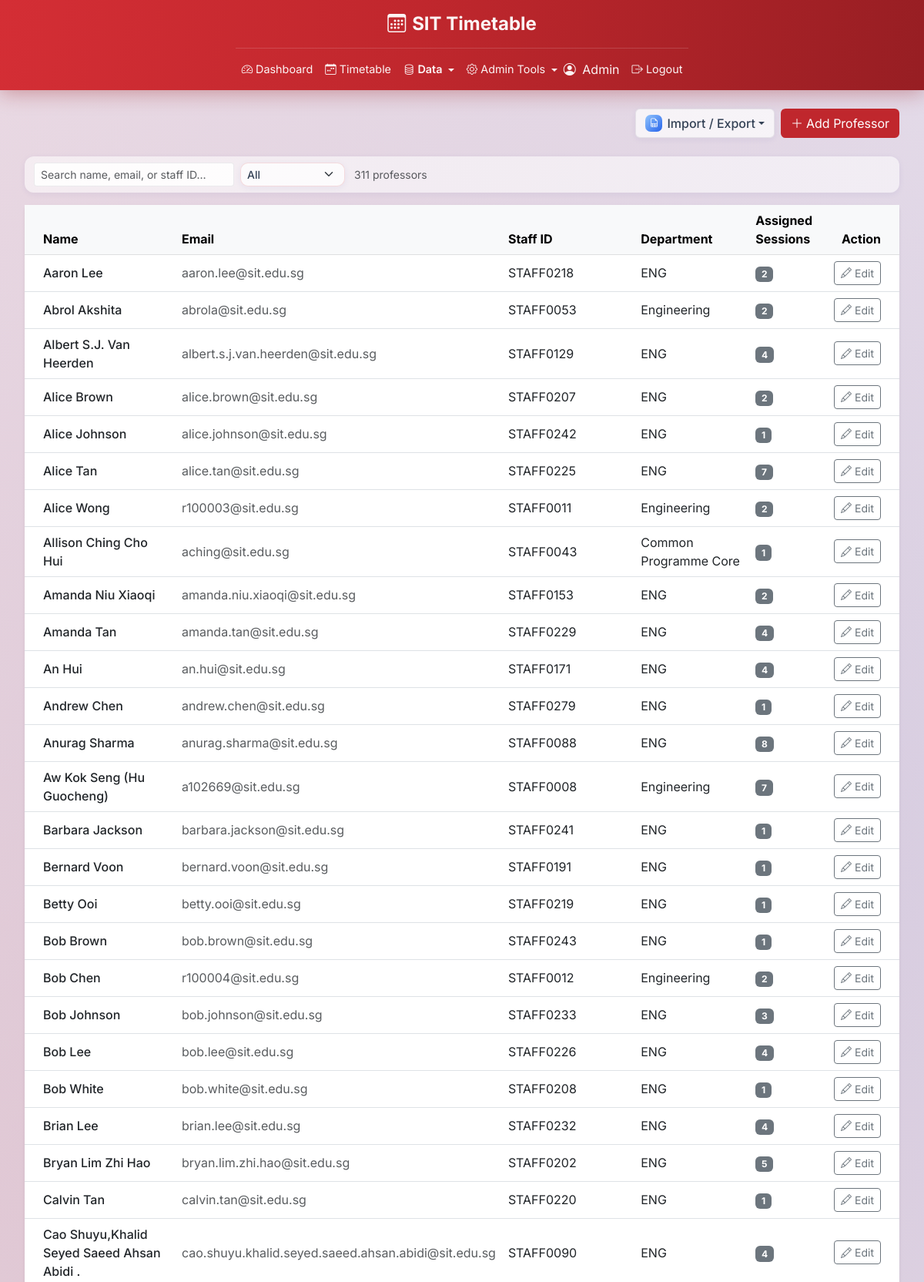
The page /admin/professors (signed in, upper part) on the database its author committed.
### app/models/user.py (models this page shows, shortened)
class User(UserMixin, db.Model):
    __tablename__ = 'users'
    id = db.Column(db.Integer, primary_key=True)
    name = db.Column(db.String(100), nullable=False)
    email = db.Column(db.String(120), unique=True, nullable=False)
    password_hash = db.Column(db.String(256), nullable=False)
    role = db.Column(db.Enum('admin', 'professor', 'student'), nullable=False)
    student_group_id = db.Column(
        db.Integer,
        db.ForeignKey('student_groups.id', ondelete='SET NULL'),
        nullable=True,
    )
    student_group = db.relationship('StudentGroup', foreign_keys=[student_group_id])

### app/models/professor.py (models this page shows, shortened)
class Professor(db.Model):
    __tablename__ = 'professors'
    id = db.Column(db.Integer, primary_key=True)
    user_id = db.Column(db.Integer, db.ForeignKey('users.id'), nullable=False, unique=True)
    staff_id = db.Column(db.String(20), unique=True, nullable=False)    # e.g. 'P001'
    department = db.Column(db.String(100), nullable=False)              # e.g. 'Supply Chain & Logistics'
    user = db.relationship('User', backref=db.backref('professor_profile', uselist=False))

### app/routes/admin.py (the view)
@admin_bp.route('/professors')
@login_required
def professors():
    all_professors = (Professor.query
                      .join(Professor.user)
                      .order_by(User.name)
                      .all())
    return render_template('admin/professors.html', professors=all_professors)

### app/models/user.py (called while the page is built)
@login_manager.user_loader
def load_user(user_id):
    return User.query.get(int(user_id))

### app/routes/admin.py (called while the page is built)
@admin_bp.before_request
@login_required
def require_admin():
    if not current_user.is_authenticated:
        return redirect(url_for('auth.login'))
    if current_user.role != 'admin':
        abort(403)

### app/templates/admin/professors.html (shortened to what this page needs)
{% extends 'base.html' %}
{% block content %}
<div class="d-flex justify-content-end align-items-center mb-4">
    <div class="d-flex gap-2">
        <div class="btn-group action-dropdown">
            <button type="button" class="btn dropdown-toggle" data-bs-toggle="dropdown">
                <span class="icon-chip icon-chip-blue"><i class="bi bi-file-earmark-spreadsheet"></i></span>Import / Export
            </button>
        </div>
        <a href="{{ url_for('admin.professor_add') }}" class="btn text-white" style="background-color:#c0272d;">
            <i class="bi bi-plus-lg me-1"></i>Add Professor
        </a>
    </div>
</div>
<div class="filter-bar mb-3 d-flex flex-wrap gap-2 align-items-center">
    <input type="text" id="prof-search" class="form-control form-control-sm" style="max-width:260px;"
           placeholder="Search name, email, or staff ID…" oninput="applyProfFilters()">
    <select class="form-select form-select-sm select-glass" style="width:auto;" aria-label="Assignment filter"
            onchange="setProfFilter('assigned', this.value)">
        <option value="all">All</option>
    </select>
    <span id="prof-count" class="text-muted small ms-1"></span>
</div>
<div class="card border-0 shadow-sm">
    <div class="card-body p-0">
        {% if professors %}
        <table class="table table-hover align-middle mb-0">
            <thead class="table-light">
                <tr>
                    <th class="ps-4">Name</th>
                    <th>Email</th>
                    <th>Staff ID</th>
                    <th>Department</th>
                    <th>Assigned Sessions</th>
                    <th class="text-end pe-4">Action</th>
                </tr>
            </thead>
            <tbody>
                {% for prof in professors %}
                {% set session_count = prof.session_assignments | length %}
                <tr data-assigned="{{ 'yes' if session_count > 0 else 'no' }}">
                    <td class="ps-4 fw-medium">{{ prof.user.name }}</td>
                    <td class="text-muted">{{ prof.user.email }}</td>
                    <td>{{ prof.staff_id }}</td>
                    <td>{{ prof.department }}</td>
                    <td>
                        {% if session_count == 0 %}
                            <span class="text-muted small">None assigned</span>
                        {% else %}
                            <span class="badge bg-secondary">{{ session_count }}</span>
                        {% endif %}
                    </td>
                    <td class="text-end pe-4">
                        <a href="{{ url_for('admin.professor_edit', professor_id=prof.id) }}"
                           class="btn btn-sm btn-outline-secondary">
                            <i class="bi bi-pencil me-1"></i>Edit
                        </a>
                    </td>
                </tr>
                {% endfor %}
            </tbody>
        </table>
        {% endif %}
    </div>
</div>
{% endblock %}

### app/templates/base.html (shortened to what this page needs)
<!DOCTYPE html>
<html lang="en">
<head>
    <link href="https://cdn.jsdelivr.net/npm/bootstrap@5.3.0/dist/css/bootstrap.min.css" rel="stylesheet">
    <link href="https://cdn.jsdelivr.net/npm/bootstrap-icons@1.10.5/font/bootstrap-icons.css" rel="stylesheet">
</head>
<body>
    <nav class="navbar navbar-expand-lg navbar-sit p-0">
        <div class="app-container">
            <div class="d-flex justify-content-center py-2 border-bottom" style="border-color: rgba(255,255,255,0.15) !important;">
                <a class="navbar-brand fw-bold fs-4 m-0 d-flex align-items-center" href="#">
                    <i class="bi bi-calendar3 me-2"></i>SIT Timetable
                </a>
            </div>
            <div class="d-flex align-items-center py-2">
            <div class="collapse navbar-collapse" id="navbarMain">
                <ul class="navbar-nav me-auto mb-2 mb-lg-0">
                    {% if current_user.is_authenticated %}
                        {% if current_user.role == 'admin' %}
                            {% set data_active = request.endpoint and (
                                request.endpoint.startswith('admin.course') or
                                request.endpoint.startswith('admin.professor') or
                                request.endpoint.startswith('admin.student') or
                                request.endpoint.startswith('admin.room')
                            ) %}
                            {% set tools_active = request.endpoint in ('admin.declarations', 'admin.timetable_flags',
                                'admin.data_import', 'admin.audit_log', 'admin.system_info', 'admin.constraint_settings')
                                or (request.endpoint and 'event' in request.endpoint) %}
                            <li class="nav-item">
                                <a class="nav-link {% if request.endpoint == 'admin.dashboard' %}active{% endif %}"
                                   href="{{ url_for('admin.dashboard') }}">
                                    <i class="bi bi-speedometer2 me-1"></i>Dashboard
                                </a>
                            </li>
                            <li class="nav-item">
                                <a class="nav-link {% if request.endpoint == 'admin.timetable' %}active{% endif %}"
                                   href="{{ url_for('admin.timetable') }}">
                                    <i class="bi bi-calendar-week me-1"></i>Timetable
                                </a>
                            </li>
                            <li class="nav-item dropdown">
                                <a class="nav-link dropdown-toggle {% if data_active %}active{% endif %}"
                                   href="#" role="button" data-bs-toggle="dropdown">
                                    <i class="bi bi-database me-1"></i>Data
                                </a>
                            </li>
                            <li class="nav-item dropdown">
                                <a class="nav-link dropdown-toggle {% if tools_active %}active{% endif %}"
                                   href="#" role="button" data-bs-toggle="dropdown" style="position: relative;">
                                    <i class="bi bi-gear me-1"></i>Admin Tools
                                </a>
                            </li>
                        {% endif %}
                    {% endif %}
                </ul>
                {% if current_user.is_authenticated %}
                <ul class="navbar-nav ms-auto align-items-center">
                    <li class="nav-item me-2">
                        <span class="navbar-text">
                            <i class="bi bi-person-circle me-1"></i>
                            {{ current_user.name }}
                        </span>
                    </li>
                    <li class="nav-item">
                        <form method="POST" action="{{ url_for('auth.logout') }}" class="m-0">
                            <button type="submit" class="nav-link btn btn-link border-0">
                                <i class="bi bi-box-arrow-right me-1"></i>Logout
                            </button>
                        </form>
                    </li>
                </ul>
                {% endif %}
            </div>
            </div>
        </div>
    </nav>
    <main class="app-container my-4">
        {% block content %}{% endblock %}
    </main>
</body>
</html>

### app/templates/base.html (style rules this page uses)
:root { --bs-body-font-family: 'Inter', -apple-system, BlinkMacSystemFont, 'Segoe UI', Roboto, Helvetica, Arial, sans-serif; --bs-font-sans-serif: 'Inter', -apple-system, BlinkMacSystemFont, 'Segoe UI', Roboto, Helvetica, Arial, sans-serif; }
.btn { white-space: nowrap; }
.navbar-sit { background: linear-gradient(100deg, #d42e35 0%, #c0272d 45%, #971e23 100%); box-shadow: 0 4px 24px rgba(150, 20, 25, 0.35); }
.navbar-sit .navbar-brand, .navbar-sit .nav-link, .navbar-sit .navbar-text { color: rgba(255, 255, 255, 0.95) !important; }
.navbar-sit .nav-link.active { font-weight: 600; }
.navbar-sit .nav-link { font-size: 0.9rem; padding-left: 0.7rem; padding-right: 0.7rem; }
.navbar-sit .dropdown-toggle::after { vertical-align: 0.15em; }
.app-container { max-width: 1600px; margin-left: auto; margin-right: auto; padding-left: 2rem; padding-right: 2rem; }
body { background: radial-gradient(circle at 12% 18%, rgba(192, 39, 45, 0.16) 0%, transparent 38%), radial-gradient(circle at 88% 12%, rgba(37, 99, 235, 0.14) 0%, transparent 40%), radial-gradient(circle at 25% 85%, rgba(147, 51, 234, 0.11) 0%, transparent 42%), radial-gradient(circle at 90% 80%, rgba(22, 163, 74, 0.10) 0%, transparent 40%), linear-gradient(135deg, #fdf2f2 0%, #f3f4f8 45%, #eef4fb 100%); background-attachment: fixed; min-height: 100vh; }
.select-glass { background-color: rgba(255, 255, 255, 0.75); border: 1px solid rgba(192, 39, 45, 0.15); border-radius: 10px; font-weight: 500; color: #334155; box-shadow: 0 2px 8px rgba(31, 38, 135, 0.06); transition: border-color 0.15s ease, box-shadow 0.15s ease, background-color 0.15s ease; }
.action-dropdown .btn { display: inline-flex; align-items: center; background: rgba(255, 255, 255, 0.7); border: 1px solid rgba(15, 23, 42, 0.08); color: #334155; font-weight: 500; box-shadow: 0 2px 8px rgba(31, 38, 135, 0.06); transition: background 0.15s ease, box-shadow 0.15s ease, transform 0.15s ease; }
.icon-chip { flex-shrink: 0; display: inline-flex; align-items: center; justify-content: center; width: 22px; height: 22px; border-radius: 7px; margin-right: 6px; color: #fff; font-size: 0.72rem; line-height: 1; }
.icon-chip-blue { background: linear-gradient(135deg, #93c5fd, #2563eb); }
.filter-bar { background: rgba(255, 255, 255, 0.55); border-radius: 12px; padding: 8px 12px; box-shadow: 0 2px 8px rgba(31, 38, 135, 0.06); }
.filter-bar .form-control { background: rgba(255, 255, 255, 0.85); border: 1px solid rgba(15, 23, 42, 0.08); }

### rows shown on the page
User: name "Admin"
Professor: user.name "Aaron Lee", user.email "aaron.lee@sit.edu.sg", staff_id "STAFF0218", department "ENG", session_count "2"
Professor: user.name "Abrol Akshita", user.email "abrola@sit.edu.sg", staff_id "STAFF0053", department "Engineering", session_count "2"
Professor: user.name "Albert S.J. Van Heerden", user.email "albert.s.j.van.heerden@sit.edu.sg", staff_id "STAFF0129", department "ENG", session_count "4"
Professor: user.name "Alice Brown", user.email "alice.brown@sit.edu.sg", staff_id "STAFF0207", department "ENG", session_count "2"
Professor: user.name "Alice Johnson", user.email "alice.johnson@sit.edu.sg", staff_id "STAFF0242", department "ENG", session_count "1"
Professor: user.name "Alice Tan", user.email "alice.tan@sit.edu.sg", staff_id "STAFF0225", department "ENG", session_count "7"
Professor: user.name "Alice Wong", user.email "r100003@sit.edu.sg", staff_id "STAFF0011", department "Engineering", session_count "2"
Professor: user.name "Allison Ching Cho Hui", user.email "aching@sit.edu.sg", staff_id "STAFF0043", department "Common Programme Core", session_count "1"
Professor: user.name "Amanda Niu Xiaoqi", user.email "amanda.niu.xiaoqi@sit.edu.sg", staff_id "STAFF0153", department "ENG", session_count "2"
Professor: user.name "Amanda Tan", user.email "amanda.tan@sit.edu.sg", staff_id "STAFF0229", department "ENG", session_count "4"
Professor: user.name "An Hui", user.email "an.hui@sit.edu.sg", staff_id "STAFF0171", department "ENG", session_count "4"
Professor: user.name "Andrew Chen", user.email "andrew.chen@sit.edu.sg", staff_id "STAFF0279", department "ENG", session_count "1"
Professor: user.name "Anurag Sharma", user.email "anurag.sharma@sit.edu.sg", staff_id "STAFF0088", department "ENG", session_count "8"
Professor: user.name "Aw Kok Seng (Hu Guocheng)", user.email "a102669@sit.edu.sg", staff_id "STAFF0008", department "Engineering", session_count "7"
Professor: user.name "Barbara Jackson", user.email "barbara.jackson@sit.edu.sg", staff_id "STAFF0241", department "ENG", session_count "1"
Professor: user.name "Bernard Voon", user.email "bernard.voon@sit.edu.sg", staff_id "STAFF0191", department "ENG", session_count "1"
Professor: user.name "Betty Ooi", user.email "betty.ooi@sit.edu.sg", staff_id "STAFF0219", department "ENG", session_count "1"
Professor: user.name "Bob Brown", user.email "bob.brown@sit.edu.sg", staff_id "STAFF0243", department "ENG", session_count "1"
Professor: user.name "Bob Chen", user.email "r100004@sit.edu.sg", staff_id "STAFF0012", department "Engineering", session_count "2"
Professor: user.name "Bob Johnson", user.email "bob.johnson@sit.edu.sg", staff_id "STAFF0233", department "ENG", session_count "3"
Professor: user.name "Bob Lee", user.email "bob.lee@sit.edu.sg", staff_id "STAFF0226", department "ENG", session_count "4"
Professor: user.name "Bob White", user.email "bob.white@sit.edu.sg", staff_id "STAFF0208", department "ENG", session_count "1"
Professor: user.name "Brian Lee", user.email "brian.lee@sit.edu.sg", staff_id "STAFF0232", department "ENG", session_count "4"
Professor: user.name "Bryan Lim Zhi Hao", user.email "bryan.lim.zhi.hao@sit.edu.sg", staff_id "STAFF0202", department "ENG", session_count "5"
Professor: user.name "Calvin Tan", user.email "calvin.tan@sit.edu.sg", staff_id "STAFF0220", department "ENG", session_count "1"
Professor: user.name "Cao Shuyu,Khalid Seyed Saeed Ahsan Abidi .", user.email "cao.shuyu.khalid.seyed.saeed.ahsan.abidi@sit.edu.sg", staff_id "STAFF0090", department "ENG", session_count "4"
